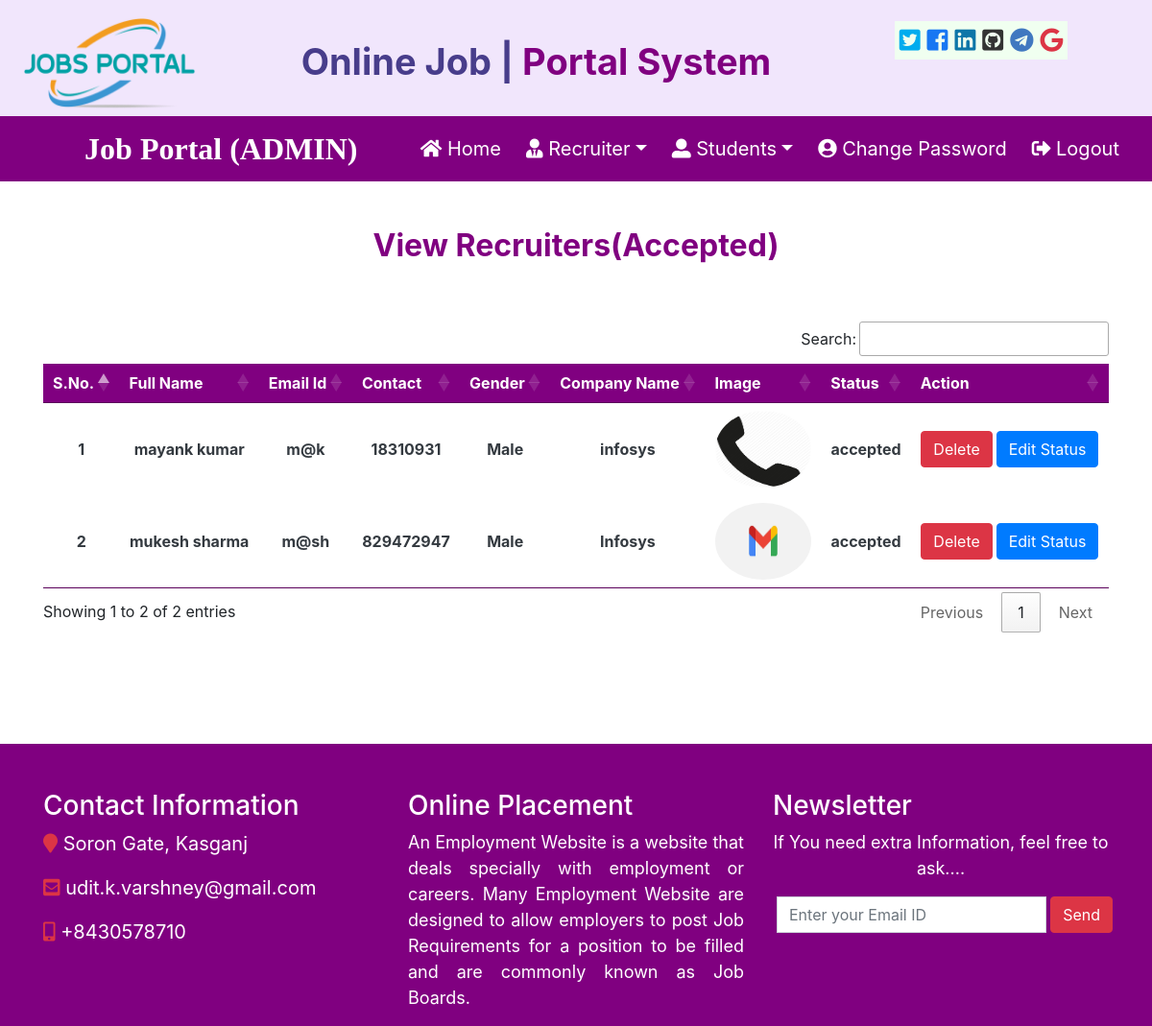
The page /accepted_recruiters/ (signed in) on the database its author committed.
### JobApp/models.py (models this page shows, shortened)
class RecruiterUser(models.Model):
    user = models.ForeignKey(User, on_delete=models.CASCADE)
    gender = models.CharField(max_length=20,null=True)
    mobile = models.IntegerField(null=False)
    company = models.CharField(max_length=40, null=True)
    image = models.FileField(null=False)
    type = models.CharField(max_length=15,null=True)
    status = models.CharField(max_length=30,null=True)

### JobApp/views.py (the view)
# urls.py: path('accepted_recruiters/',Accepted_Rcruiters,name='accepted_recruiters'),
def Accepted_Rcruiters(request):
    if not request.user.is_authenticated:
        return redirect('admin_login')
    accepted_recruiters = RecruiterUser.objects.filter(status='accepted')
    p = {'accepted_recruiters':accepted_recruiters}
    return render(request, 'accepted_recruiters.html', p)

### JobApp/templates/accepted_recruiters.html (shortened to what this page needs)
{% load static %}
{% include 'admin_navigation.html' %}
{% block body %}
<div class="container mt-5 text-center ">
    <h2 style="color: purple; font-weight: bold; margin-bottom: 60px;">View Recruiters(Accepted)</h2>
    <table class="table-responsive-md table-responsive-sm table-dark text-center" id="tables" style="background-color: purple;">
        <thead>
            <tr class="">
                <th>S.No.</th>
                <th>Full Name</th>
                <th>Email Id</th>
                <th>Contact</th>
                <th>Gender</th>
                <th>Company Name</th>
                <th>Image</th>
                <th>Status</th>
                <th>Action</th>
            </tr>
        </thead>
        <tbody>
            {% for r in accepted_recruiters %}
            <tr class="text-dark bg-white font-weight-bolder">
                <td>{{forloop.counter}}</td>
                <td>{{r.user.first_name}} {{r.user.last_name}}</td>
                <td>{{r.user.username}}</td>
                <td>{{r.mobile}}</td>
                <td>{{r.gender}}</td>
                <td>{{r.company}}</td>
                <td><img src="{{r.image.url}}" style="width: 100px; height: 80px; border-radius: 50%; "></td>
                <td>{{r.status}}</td>
                <td><a href="{% url 'delete_recruiter' r.id %}" onclick="return confirm('Are you really want to delete the record?')" class="btn btn-danger">Delete</a>
                    <a href="{% url 'change_status' r.id %}" onclick="return confirm('Are you really want to change the status of the record?')" class="btn btn-primary">Edit Status</a> </td>
            </tr>
            {% endfor %}
        </tbody>
    </table>
    <div style="padding-bottom: 5%;"><br></div>
</div>
{% endblock %}
{% include 'admin_footer.html' %}

### JobApp/templates/admin_navigation.html (shortened to what this page needs)
<html>
    <head>
        {% load static %}
        <link rel="stylesheet" href="https://maxcdn.bootstrapcdn.com/bootstrap/4.5.2/css/bootstrap.min.css">
        <link rel="stylesheet" href="https://use.fontawesome.com/releases/v5.7.0/css/all.css">
        <link rel="stylesheet" href="{% static 'vendor\font-awesome-4.7.0\fonts\FontAwesome.otf' %}">
        <link rel="stylesheet" href="https://cdnjs.cloudflare.com/ajax/libs/limonte-sweetalert2/10.15.5/sweetalert2.min.css">
        <link rel="stylesheet" href="https://cdn.datatables.net/1.10.23/css/jquery.dataTables.min.css">
        <link rel="stylesheet" href="https://cdn.datatables.net/buttons/1.6.5/css/buttons.dataTables.min.css">
        <link rel="stylesheet" href="https://cdnjs.cloudflare.com/ajax/libs/jquery-confirm/3.3.2/jquery-confirm.min.css">
        <link rel="stylesheet" type="text/css" href="{% static 'css\main.css' %}">
    </head>
    <body>
        <div class="container-fluid text-center upper-nav" style="background-color: rgba(118, 13, 223, 0.1);">
            <div class="row ">
                <div class="col-md-2 mt-3" >
                    <img src="{% static 'images\portal.png' %}" alt="" class="upper-nav-logo">
                    <br>
                </div>
                <div class="col-md-6 title" style="margin-left: 3%;">
                    <span class="font-weight-bold">
                        <span class="" style="color: darkslateblue; font-weight: bold;">Online Job |</span>
                        <span class="" style="color:purple; font-weight: bold;">Portal System</span>
                    </span>
                </div>
                <div class="col-md-3 mt-lg-4 mt-md-2 mt-sm-1" style=" margin-left: 3%;">
                    <span class="social">
                        <span><a href="https://twitter.com/UDITVARSHNEY786" target="blank"><i class="fab fa-twitter-square"  style="color:#00acee;"></i></a></span>
                        <span><a href="https://www.fb.com" target="blank"><i class="fab fa-facebook-square"  style="color:#1877f2;"></i></a></span>
                        <span><a href="https://www.linkedin.com/in/uditvarshney/" target="blank"><i class="fab fa-linkedin" style="color:#0E76A8;" ></i></a></span>
                        <span><a href="https://www.linkedin.com/in/uditvarshney/" target="blank"><i class="fab fa-github-square"  style="color: #333;"></i></a></span>
                        <span><a href="https://web.telegram.org/" target="blank"><i class="fab fa-telegram" style="color:#4078c0;"></i></a></span>
                        <span><a href="https://mail.google.com/" target="blank"><i class="fab fa-google text-danger"></i></a></span>
                    </span>
                </div>
            </div>
        </div>
        <div class="text-center">
            <nav class="navbar navbar-expand-md navbar-dark" style="background-color: purple;">
                <a href="{% url 'home'%}" class="navbar-brand portal" style="font-family: 'Monotype Corsiva';">Job Portal (ADMIN)</a>
                <div class="collapse navbar-collapse " id="collapsibleNavbar">
                    <ul class="navbar-nav ml-auto">
                        <li class="nav-item">
                            <a href="{% url 'admin_home' %}" class="nav-link" ><i class="fa fa-home"></i> Home</a>
                        </li>
                        <li class="nav-item dropdown">
                            <a href="{% url 'admin_home' %}" class="nav-link dropdown-toggle" data-toggle="dropdown"><i class="fa fa-user-tie"></i> Recruiter</a>
                        </li>
                        <li class="nav-item dropdown">
                            <a href="{% url 'admin_home' %}" class="nav-link dropdown-toggle" data-toggle="dropdown"><i class="fa fa-user-alt"></i> Students</a>
                        </li>
                        <li class="nav-item ">
                            <a href="{% url 'change_password' %}" class="nav-link"><i class="fa fa-user-circle"></i> Change Password</a>
                        </li>
                        <li class="nav-item ">
                            <a href="{% url 'admin_logout' %}" class="nav-link"><i class="fa fa-sign-out-alt"></i> Logout</a>
                        </li>
                    </ul>
                </div>
            </nav>
        </div>
    </body>
</html>

### JobApp/templates/admin_footer.html (shortened to what this page needs)
{% load static %}
{% block body%}
<div style="width: 100%; height: auto; background-color: purple; margin-top: 3%; padding-top: 2%;">
    <div class="container">
        <div class="row ">
            <div class="col-md-4 mt-4 text-white">
                <h3>Contact Information</h3>
                <p style=" font-size: 20px;"><i class="fa fa-map-marker text-danger"></i> Soron Gate, Kasganj</p>
                <p style=" font-size: 20px;"><i class="fa fa-envelope-square text-danger"></i> udit.k.varshney@gmail.com</p>
                <p style=" font-size: 20px;"><i class="fa fa-mobile-alt text-danger"></i> +8430578710</p>
            </div>
            <div class="col-md-4 mt-4 text-white">
                <h3>Online Placement</h3>
                <p style=" font-size: 18px; text-align: justify;">An Employment Website is a website that deals specially with
                    employment or careers. Many Employment Website are designed to allow employers to post Job Requirements for a
                    position to be filled and are commonly known as Job Boards.
                </p>
            </div>
            <div class="col-md-4 mt-4 text-white ">
                <h3>Newsletter</h3>
                <p style=" font-size: 18px;" class="text-center">
                    If You need extra Information, feel free to ask....
                </p>
                <form action="" method="post" class="form-inline ml-1 input-group text-center">
                    <input type="email" class="form-control mr-1" placeholder="Enter your Email ID" required>
                    <input type="submit" class="btn btn-danger input-group-inline" value="Send">
                </form>
            </div>
        </div>
    </div>
</div>
{% endblock %}

### JobApp/templates/admin_navigation.html (style rules this page uses)
@media only screen and (min-width: 280px) { .upper-nav { height: fit-content; } }
@media only screen and (min-width: 280px) { .upper-nav-logo { width:130px; height: 65px; } }
@media only screen and (min-width: 280px) { .title { font-size: 24px; margin-top: 1%; padding-left: 2%; } }
@media only screen and (min-width: 280px) { .social { background-color: honeydew; font-size: 22px; margin-top: 4px; padding: 2px; } }
@media only screen and (min-width: 280px) { .portal { font-size: 25px; font-weight: 900; padding: 2px; margin-left: 20px; } }
@media only screen and (min-width: 280px) { .nav-link { color: white !important; margin-right: 1px; font-size: 18px; } }
@media only screen and (min-width: 768px) { .upper-nav { height: fit-content; } }
@media only screen and (min-width: 768px) { .upper-nav-logo { width:130px; height:60px; margin-bottom: 2px; } }
@media only screen and (min-width: 768px) { .title { font-size: 28px; margin-top: 3%; padding-left: 2%; } }
@media only screen and (min-width: 768px) { .social { background-color: honeydew; font-size: 23px; padding: 3px; } }
@media only screen and (min-width: 768px) { .portal { font-size: 24px; font-weight: 600; } }
@media only screen and (min-width: 768px) { .nav-link { color: white !important; font-size: 18px; padding: 3px !important; margin-right: 8px; } }
@media only screen and (min-width: 900px) { .upper-nav { height: fit-content; } }
@media only screen and (min-width: 900px) { .upper-nav-logo { width:140px; height: 70px; margin-bottom: 5px; } }
@media only screen and (min-width: 900px) { .title { font-size: 32px; margin-top: 4%; padding-left: 4%; } }
@media only screen and (min-width: 900px) { .social { background-color: honeydew; font-size: 23px; padding: 4px; } }
@media only screen and (min-width: 900px) { .portal { font-size: 25px; font-weight: 600; margin-left: 1%; } }
@media only screen and (min-width: 900px) { .nav-link { color: white !important; font-size: 18px; margin-right: 8px; padding: 3px !important; } }
@media only screen and (min-width: 1080px) { .upper-nav { height: fit-content; } }
@media only screen and (min-width: 1080px) { .upper-nav-logo { width:180px; height:100px; margin-bottom: 5px; margin-left: 5%; } }
@media only screen and (min-width: 1080px) { .title { font-size: 38px; margin-top: 3%; padding-left: 5%; } }
@media only screen and (min-width: 1080px) { .social { background-color: honeydew; font-size: 25px; padding: 5px; } }
@media only screen and (min-width: 1080px) { .portal { font-size: 32px; margin-left: 6%; font-weight: 900; padding: 2px; } }
@media only screen and (min-width: 1080px) { .nav-link { color: white !important; font-size: 20px; margin-right: 10px; padding: 8px !important; } }

### rows shown on the page
RecruiterUser: user.first_name "mayank", user.last_name "kumar", user.username "m@k", mobile "18310931", gender "Male", company "infosys", image (picture), status "accepted"
RecruiterUser: user.first_name "mukesh", user.last_name "sharma", user.username "m@sh", mobile "829472947", gender "Male", company "Infosys", image (picture), status "accepted"
